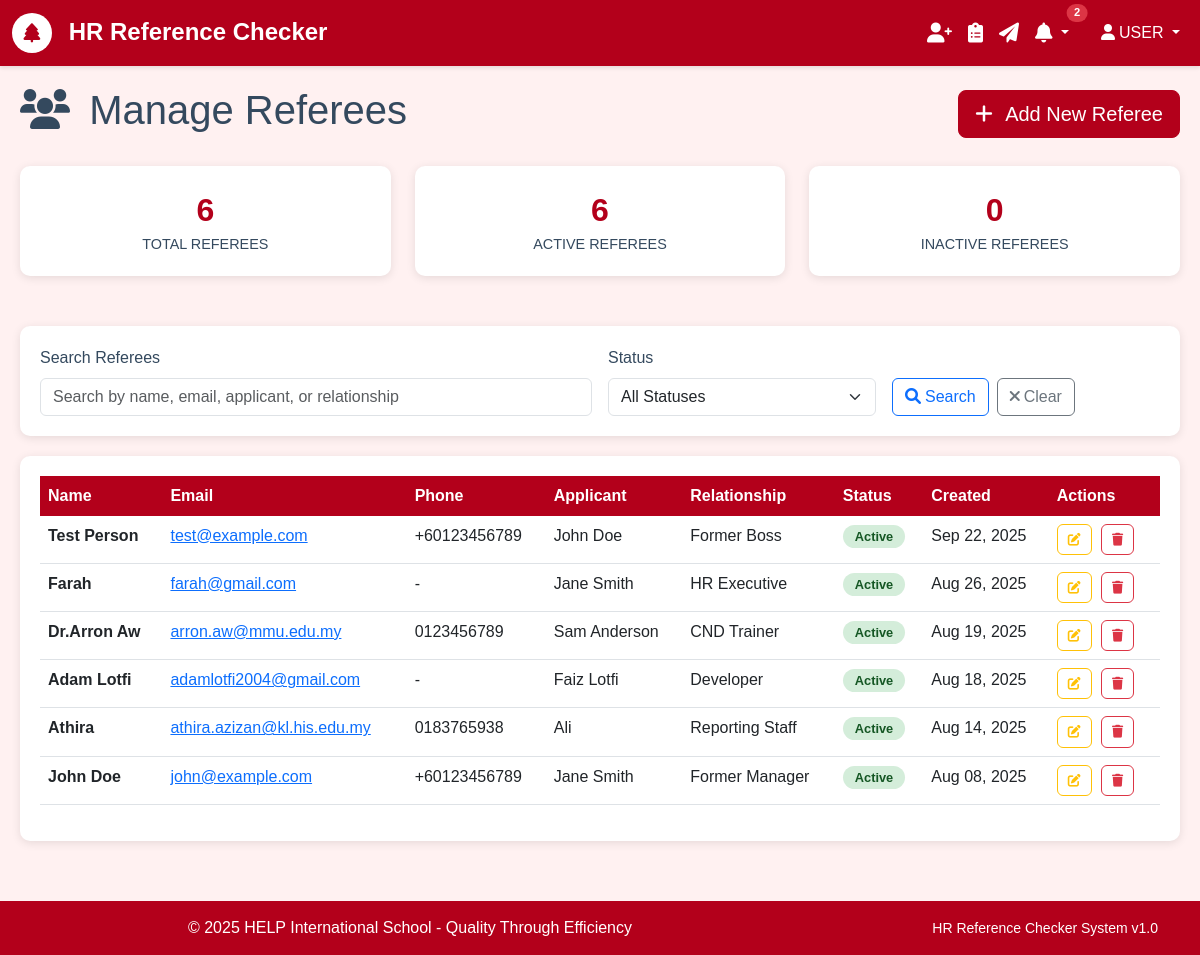
The page /referees/ (signed in) on the database its author committed.
### authentication/models.py (models this page shows, shortened)
class User(AbstractUser):
    email = models.EmailField(unique=True)
    is_active = models.BooleanField(default=True)
    created_at = models.DateTimeField(auto_now_add=True)
    USERNAME_FIELD = 'email'
    REQUIRED_FIELDS = ['username']
    class Meta:
        db_table = 'auth_user'
        verbose_name = 'User'
        verbose_name_plural = 'Users'

### referees/models.py (models this page shows, shortened)
class Referee(models.Model):
    name = models.CharField(max_length=255)
    email = models.EmailField()
    phone_regex = RegexValidator(
        regex=r'^\+?1?\d{9,15}$',
        message="Phone number must be entered in the format: '+999999999'. Up to 15 digits allowed."
    )
    phone = models.CharField(validators=[phone_regex], max_length=17, blank=True)
    relationship = models.CharField(max_length=100, help_text="e.g., Former Manager, Colleague, etc.")
    applicant_name = models.CharField(max_length=255, help_text="Name of the person being referenced")
    created_at = models.DateTimeField(auto_now_add=True)
    is_active = models.BooleanField(default=True)
    class Meta:
        ordering = ['-created_at']
        verbose_name = 'Referee'
        verbose_name_plural = 'Referees'

### referees/views.py (the view, shortened to what this page needs)
# urls.py: path('', views.RefereeListView.as_view(), name='list'),
class RefereeListView(LoginRequiredMixin, ListView):
    model = Referee
    template_name = 'referees/list.html'
    context_object_name = 'referees'
    paginate_by = 20
    def get_queryset(self):
        queryset = Referee.objects.all().order_by('-created_at')
        search_query = self.request.GET.get('search')
        status_filter = self.request.GET.get('status')
        if status_filter == 'active':
            queryset = queryset.filter(is_active=True)
        elif status_filter == 'inactive':
            queryset = queryset.filter(is_active=False)
        return queryset
    def get_context_data(self, **kwargs):
        context = super().get_context_data(**kwargs)
        context['search_query'] = self.request.GET.get('search', '')
        context['status_filter'] = self.request.GET.get('status', '')
        context['total_referees'] = Referee.objects.count()
        context['active_referees'] = Referee.objects.filter(is_active=True).count()
        context['inactive_referees'] = Referee.objects.filter(is_active=False).count()
        return context

### core/models.py (called while the page is built)
    @classmethod
    def get_unread_count(cls, user):
        return cls.objects.filter(user=user, is_read=False, is_dismissed=False).count()

    @classmethod
    def get_recent_notifications(cls, user, limit=10):
        return cls.objects.filter(user=user, is_dismissed=False).order_by('-created_at')[:limit]

### templates/referees/list.html (shortened to what this page needs)
{% extends 'base.html' %}
{% block content %}
<div class="referee-container">
    <div class="d-flex justify-content-between align-items-center mb-4">
        <h1>
            <i class="fas fa-users me-2"></i>
            Manage Referees
        </h1>
        <a href="{% url 'referees:create' %}" class="btn btn-primary btn-lg">
            <i class="fas fa-plus me-2"></i>
            Add New Referee
        </a>
    </div>
    <div class="row stats-row">
        <div class="col-md-4">
            <div class="stat-card">
                <div class="stat-number">{{ total_referees }}</div>
                <div class="stat-label">Total Referees</div>
            </div>
        </div>
        <div class="col-md-4">
            <div class="stat-card">
                <div class="stat-number">{{ active_referees }}</div>
                <div class="stat-label">Active Referees</div>
            </div>
        </div>
        <div class="col-md-4">
            <div class="stat-card">
                <div class="stat-number">{{ inactive_referees }}</div>
                <div class="stat-label">Inactive Referees</div>
            </div>
        </div>
    </div>
    <div class="search-section">
        <form method="GET" class="row g-3">
            <div class="col-md-6">
                <label for="search" class="form-label">Search Referees</label>
                <input type="text"
                       class="form-control"
                       id="search"
                       name="search"
                       value="{{ search_query }}"
                       placeholder="Search by name, email, applicant, or relationship">
            </div>
            <div class="col-md-3">
                <label for="status" class="form-label">Status</label>
                <select class="form-select" id="status" name="status">
                    <option value="">All Statuses</option>
                </select>
            </div>
            <div class="col-md-3 d-flex align-items-end">
                <button type="submit" class="btn btn-outline-primary me-2">
                    <i class="fas fa-search me-1"></i>Search
                </button>
                <a href="{% url 'referees:list' %}" class="btn btn-outline-secondary">
                    <i class="fas fa-times me-1"></i>Clear
                </a>
            </div>
        </form>
    </div>
    <div class="table-container">
        {% if referees %}
            <div class="table-responsive">
                <table class="table table-hover">
                    <thead>
                        <tr>
                            <th>Name</th>
                            <th>Email</th>
                            <th>Phone</th>
                            <th>Applicant</th>
                            <th>Relationship</th>
                            <th>Status</th>
                            <th>Created</th>
                            <th>Actions</th>
                        </tr>
                    </thead>
                    <tbody>
                        {% for referee in referees %}
                        <tr>
                            <td>
                                <strong>{{ referee.name }}</strong>
                            </td>
                            <td>
                                <a href="mailto:{{ referee.email }}">{{ referee.email }}</a>
                            </td>
                            <td>{{ referee.phone|default:"-" }}</td>
                            <td>{{ referee.applicant_name }}</td>
                            <td>{{ referee.relationship }}</td>
                            <td>
                                {% if referee.is_active %}
                                    <span class="status-badge status-active">Active</span>
                                {% else %}
                                    <span class="status-badge status-inactive">Inactive</span>
                                {% endif %}
                            </td>
                            <td>{{ referee.created_at|date:"M d, Y" }}</td>
                            <td>
                                <a href="{% url 'referees:edit' referee.pk %}"
                                   class="btn btn-outline-warning btn-action"
                                   title="Edit">
                                    <i class="fas fa-edit"></i>
                                </a>
                                <a href="{% url 'referees:delete' referee.pk %}"
                                    class="btn btn-outline-danger btn-action"
                                    title="Deactivate"
                                    onclick="return confirm('Are you sure you want to deactivate this referee?')">
                                    <i class="fas fa-trash"></i>
                                 </a>
                            </td>
                        </tr>
                        {% endfor %}
                    </tbody>
                </table>
            </div>
        {% endif %}
    </div>
</div>
{% endblock %}

### templates/base.html (shortened to what this page needs)
<!DOCTYPE html>
<html lang="en">
<head>
    <link href="https://cdn.jsdelivr.net/npm/bootstrap@5.3.0/dist/css/bootstrap.min.css" rel="stylesheet">
    <link href="https://cdnjs.cloudflare.com/ajax/libs/font-awesome/6.0.0/css/all.min.css" rel="stylesheet">
</head>
<body>
    <nav class="navbar navbar-expand-lg navbar-dark">
        <div class="container-fluid">
            <a class="navbar-brand" href="{% url 'core:home' %}">
                <span class="help-logo">
                    <i class="fas fa-tree"></i>
                </span>
                HR Reference Checker
            </a>
            <div class="collapse navbar-collapse" id="navbarNav">
                {% if user.is_authenticated %}
                    <ul class="navbar-nav me-3">
                        <li class="nav-item">
                            <a class="nav-link" href="{% url 'referees:list' %}" title="Manage Referees">
                                <i class="fas fa-user-plus fa-lg"></i>
                            </a>
                        </li>
                        <li class="nav-item">
                            <a class="nav-link" href="{% url 'form_templates:list' %}" title="Manage Templates">
                                <i class="fas fa-clipboard-list fa-lg"></i>
                            </a>
                        </li>
                        <li class="nav-item">
                            <a class="nav-link" href="{% url 'forms:list' %}" title="Assign Forms">
                                <i class="fas fa-paper-plane fa-lg"></i>
                            </a>
                        </li>
                        <li class="nav-item dropdown">
                            <a class="nav-link dropdown-toggle position-relative" href="#" title="Notifications" role="button" data-bs-toggle="dropdown" id="notificationDropdown">
                                <i class="fas fa-bell fa-lg"></i>
                                {% if notification_count > 0 %}
                                    <span class="position-absolute top-0 start-100 translate-middle badge rounded-pill bg-danger notification-badge" id="notificationBadge">
                                        {{ notification_count }}
                                    </span>
                                {% endif %}
                            </a>
                        </li>
                    </ul>
                {% endif %}
                <ul class="navbar-nav">
                    {% if user.is_authenticated %}
                        <li class="nav-item dropdown">
                            <a class="nav-link dropdown-toggle" href="#" id="navbarDropdown" role="button" data-bs-toggle="dropdown">
                                <i class="fas fa-user me-1"></i>{{ user.first_name|upper|default:"USER" }}
                            </a>
                        </li>
                    {% else %}
                        <li class="nav-item">
                            <a class="nav-link" href="{% url 'authentication:login' %}">
                                <i class="fas fa-sign-in-alt me-1"></i>Login
                            </a>
                        </li>
                    {% endif %}
                </ul>
            </div>
        </div>
    </nav>
    <div class="main-content-area">
        {% block content %}{% endblock %}
    </div>
    <footer class="footer">
        <div class="container">
            <div class="row">
                <div class="col-md-8">
                    <p class="mb-0">&copy; 2025 HELP International School - Quality Through Efficiency</p>
                </div>
                <div class="col-md-4 text-end">
                    <small>HR Reference Checker System v1.0</small>
                </div>
            </div>
        </div>
    </footer>
</body>
</html>

### templates/base.html (style rules this page uses)
:root { --help-red: #B3001B; --help-light-pink: #FFF1F1; --help-white: #FFFFFF; --help-light-gray: #FEFEFE; --help-gray: #DEE2E6; --help-dark-gray: #34495E; --help-green: #4CAF50; --help-blue: #35F33C; }
body { font-family: 'Pragati Narrow', Arial, sans-serif; background-color: var(--help-light-pink); color: var(--help-dark-gray); }
.navbar { background-color: var(--help-red) !important; box-shadow: 0 2px 4px rgba(0,0,0,0.1); }
.navbar-brand { font-weight: bold; color: var(--help-white) !important; font-size: 1.5rem; }
.nav-link { color: var(--help-white) !important; font-weight: 500; }
.btn-primary { background-color: var(--help-red); border-color: var(--help-red); }
.help-logo { width: 40px; height: 40px; background-color: var(--help-white); border-radius: 50%; display: inline-flex; align-items: center; justify-content: center; margin-right: 10px; }
.help-logo i { color: var(--help-red); font-size: 1.2rem; }
.footer { background-color: var(--help-red); color: var(--help-white); text-align: center; padding: 15px 0; margin-top: 40px; }
.table thead th { background-color: var(--help-red); color: var(--help-white); border: none; }
.main-content-area { min-height: calc(100vh - 140px); }
.card, .stat-card, .table-container, .search-section { transition: transform 0.2s ease, box-shadow 0.2s ease; }
.btn { transition: all 0.2s ease; }
.nav-link { transition: transform 0.2s ease; }
.table tbody tr { transition: background-color 0.2s ease; }
.notification-badge { font-size: 0.7rem; min-width: 18px; height: 18px; display: flex; align-items: center; justify-content: center; }
.notification-badge { animation: notificationPulse 2s infinite; }

### templates/referees/list.html (style rules this page uses)
.referee-container { padding: 20px; }
.stats-row { margin-bottom: 30px; }
.stat-card { background: white; border-radius: 10px; padding: 20px; text-align: center; box-shadow: 0 2px 10px rgba(0,0,0,0.1); margin-bottom: 20px; }
.stat-number { font-size: 2rem; font-weight: bold; color: var(--help-red); }
.stat-label { font-size: 0.9rem; color: var(--help-dark-gray); text-transform: uppercase; }
.search-section { background: white; border-radius: 10px; padding: 20px; margin-bottom: 20px; box-shadow: 0 2px 10px rgba(0,0,0,0.1); }
.table-container { background: white; border-radius: 10px; padding: 20px; box-shadow: 0 2px 10px rgba(0,0,0,0.1); }
.status-badge { padding: 4px 12px; border-radius: 20px; font-size: 0.8rem; font-weight: bold; }
.status-active { background-color: #d4edda; color: #155724; }
.btn-action { margin-right: 5px; padding: 5px 10px; font-size: 0.8rem; }

### rows shown on the page
Referee: name "Test Person", email "test@example.com", phone "+60123456789", applicant_name "John Doe", relationship "Former Boss", is_active "Active", created_at "Sep 22, 2025"
Referee: name "Farah", email "farah@gmail.com", phone "-", applicant_name "Jane Smith", relationship "HR Executive", is_active "Active", created_at "Aug 26, 2025"
Referee: name "Dr.Arron Aw", email "arron.aw@mmu.edu.my", phone "0123456789", applicant_name "Sam Anderson", relationship "CND Trainer", is_active "Active", created_at "Aug 19, 2025"
Referee: name "Adam Lotfi", email "adamlotfi2004@gmail.com", phone "-", applicant_name "Faiz Lotfi", relationship "Developer", is_active "Active", created_at "Aug 18, 2025"
Referee: name "Athira", email "athira.azizan@kl.his.edu.my", phone "0183765938", applicant_name "Ali", relationship "Reporting Staff", is_active "Active", created_at "Aug 14, 2025"
Referee: name "John Doe", email "john@example.com", phone "+60123456789", applicant_name "Jane Smith", relationship "Former Manager", is_active "Active", created_at "Aug 08, 2025"

### other values the page prints
{{ notification_count }} "2"
{{ user.first_name|upper|default:"USER" }} "USER"
{{ total_referees }} "6"
{{ active_referees }} "6"
{{ inactive_referees }} "0"
